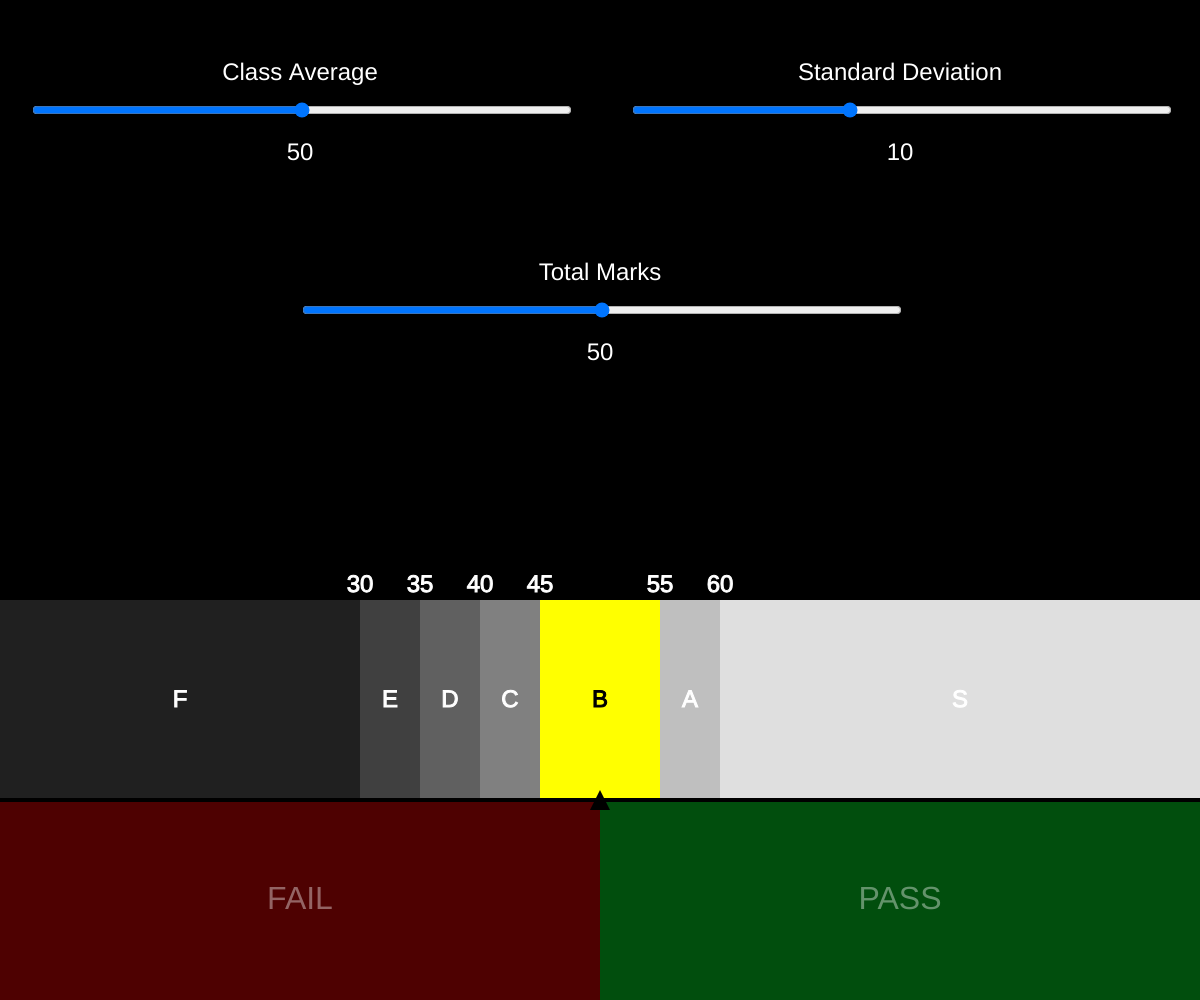
Frame 1 (no input)
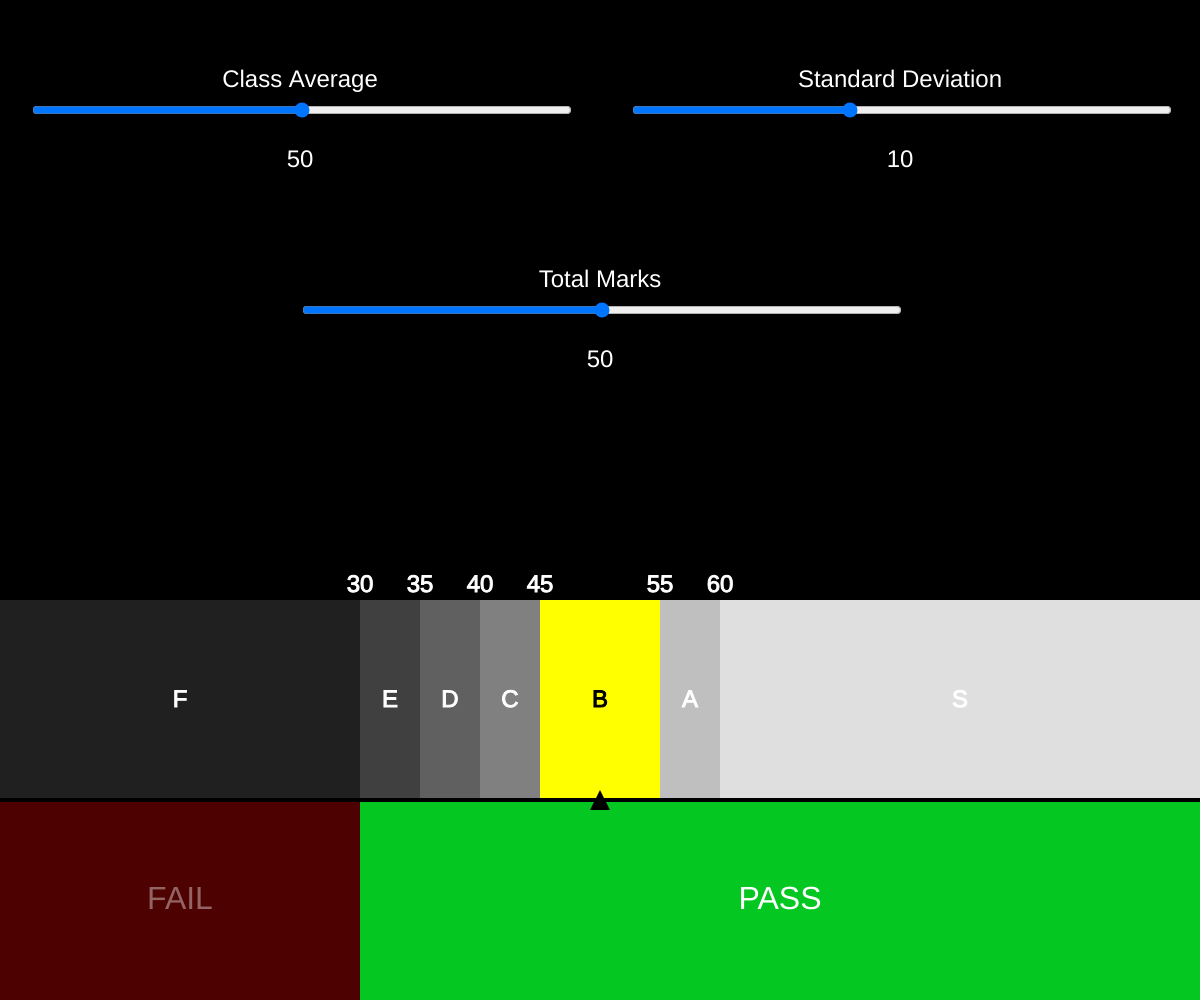
Frame 60 (no input)
Frame 120 (the mouse pressed at the canvas centre since frame 60): identical to frame 60, image omitted

The p5.js sketch that drew these frames (run headless with seeded random() and noise() and a simulated clock; from frame 60 on, the mouse is pressed at the canvas centre):

// p5.js sketch
// ── sketch.js
var total = 0;
var avg = 0;
var std = 2;

var totalSlider, avgSlider, stdSlider;

var sliderY = 0;
var numberLineY;
var fail = 50;
var regionLineY = 0;

var failAlpha = 100;
var passAlpha = 100;

var failColor, sColor;

function setup() {
  createCanvas(windowWidth, windowHeight);
  background(0);
  numberLineY = height * 0.8;
  regionLineY = height * 0.6;
  failColor = color(0); //, 0, 0);
  sColor = color(255); //, 255, 0);
  sliderY = height * 0.1;
  sliderX = width / 4;
  sliderWidth = "" + parseInt((width * 0.9) / 2) + "px";
  totalWidth = "" + parseInt(width / 2) + "px";
  totalSlider = createSlider(0, 100, 50);
  totalSlider.style("width", totalWidth);
  totalSlider.position(width / 4, height * 0.3);

  avgSlider = createSlider(0, 100, 50);
  avgSlider.style("width", sliderWidth);
  avgSlider.position(1 * sliderX - avgSlider.width / 2, sliderY);

  stdSlider = createSlider(0, 250, 100);
  stdSlider.style("width", sliderWidth);
  stdSlider.position(3 * sliderX - stdSlider.width / 2, sliderY);
  alert(
    "Adjust the Average, Standard Deviation and Total sliders to visualize class grades."
  );
}

function draw() {
  background(0);
  strokeWeight(1);
  total = totalSlider.value();
  avg = avgSlider.value();
  std = stdSlider.value() / 10;

  textAlign(CENTER);
  fill(255);
  textSize(24);
  var sliderMargin = 20;
  text("Total Marks", width / 2, height * 0.3 - sliderMargin);
  text("Class Average", 1 * sliderX, sliderY - sliderMargin);
  text("Standard Deviation", 3 * sliderX, sliderY - sliderMargin);
  text(total, width / 2, height * 0.3 + sliderMargin * 3);
  text(avg, 1 * sliderX, sliderY + sliderMargin * 3);
  text(std, 3 * sliderX, sliderY + sliderMargin * 3);

  noStroke();
  fill(200, 4, 4, failAlpha);
  rect(0, numberLineY + 1, (width * fail) / 100, height - numberLineY);
  fill(4, 200, 33, passAlpha);
  rect(
    (width * fail) / 100,
    numberLineY + 1,
    width - fail,
    height - numberLineY
  );
  textSize(32);
  textAlign(CENTER, CENTER);
  fill(255, failAlpha);
  text("FAIL", (width * fail) / 200, numberLineY + (height - numberLineY) / 2);
  fill(255, passAlpha);
  text(
    "PASS",
    ((fail + (100 - fail) / 2) * width) / 100,
    numberLineY + (height - numberLineY) / 2
  );

  sGrade = max(round(avg + std), 0);
  aGrade = max(round(avg + std * 0.5), 0);
  bGrade = max(round(avg - std * 0.5), 0);
  cGrade = max(round(avg - std), 0);
  dGrade = max(round(avg - std * 1.5), 0);
  eGrade = max(round(avg - std * 2), 0);
  fail = min(eGrade, fail);
  if (eGrade <= 50) fail = eGrade;
  else {
    fail = 50;
    eGrade = 50;
  }

  const cutoffs = [
    0,
    fail,
    eGrade,
    dGrade,
    cGrade,
    bGrade,
    aGrade,
    sGrade,
    100
  ];
  noStroke();
  textSize(24);
  var flag = -1;
  if (total < fail) {
    fill(255, 255, 0);
    flag = 1;
  } else fill(lerpColor(failColor, sColor, 1 / 8));
  rect(0, regionLineY, (width * fail) / 100, numberLineY - regionLineY);
  for (var i = 1; i < cutoffs.length - 1; i++) {
    var regionX = (width * cutoffs[i]) / 100;
    var regionWidth = (width * (cutoffs[i + 1] - cutoffs[i])) / 100;
    noStroke();
    if (i < 7 && total >= cutoffs[i] && total < cutoffs[i + 1]) {
      fill(255, 255, 0);
      flag = i;
    } else if (i == 7 && total >= cutoffs[i]) {
      fill(255, 255, 0);
      flag = i;
    } else {
      fill(lerpColor(failColor, sColor, i / 8));
    }
    rect(regionX, regionLineY, regionWidth, numberLineY - regionLineY);
    fill(255);
    stroke(255);
    strokeWeight(1);
    textAlign(CENTER);
    if (i == 1) {
      regionX = 0;
      regionWidth = (width * fail) / 100;
    }
    if (std <= 7.5 && std > 5) textSize(16);
    else if (std <= 5 && std > 3.5) textSize(12);
    else if (std <= 3.5) {
      textSize(8);
      strokeWeight(0.8);
    }
    if (i > 1) text(cutoffs[i], regionX, regionLineY - 15);
    if (i == flag) {
      fill(0);
      stroke(0);
    }
    const gradeY = regionLineY + (numberLineY - regionLineY) / 2;
    text(" FEDCBAS"[i], regionX + regionWidth / 2, gradeY);
  }

  stroke(0);
  strokeWeight(4);
  line(0, numberLineY, width, numberLineY);
  fill(0);
  noStroke();
  const pointerX = (total * width) / 100;
  const ht = 10;
  triangle(
    pointerX - ht,
    numberLineY + ht,
    pointerX + ht,
    numberLineY + ht,
    pointerX,
    numberLineY - ht
  );

  if (total >= fail) passAlpha = 255;
  else passAlpha = 100;
  if (total < fail) failAlpha = 255;
  else failAlpha = 100;
}
